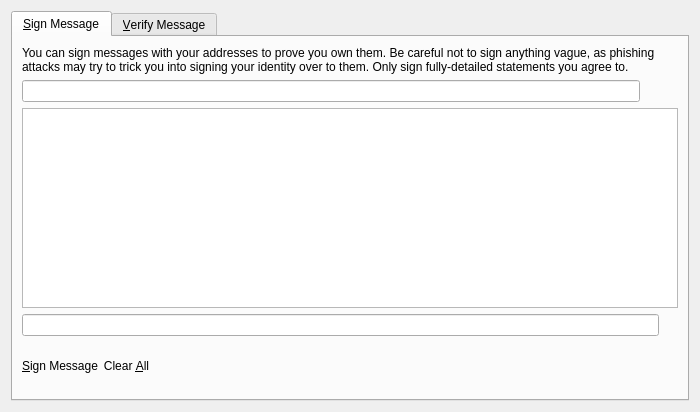
<?xml version="1.0" encoding="UTF-8"?>
<ui version="4.0">
 <class>SignVerifyMessageDialog</class>
 <widget class="QDialog" name="SignVerifyMessageDialog">
  <property name="geometry">
   <rect>
    <x>0</x>
    <y>0</y>
    <width>700</width>
    <height>412</height>
   </rect>
  </property>
  <property name="windowTitle">
   <string>Signatures - Sign / Verify a Message</string>
  </property>
  <property name="styleSheet">
   <string notr="true"/>
  </property>
  <property name="modal">
   <bool>true</bool>
  </property>
  <layout class="QVBoxLayout" name="verticalLayout">
   <item>
    <widget class="QTabWidget" name="tabWidget">
     <property name="currentIndex">
      <number>0</number>
     </property>
     <widget class="QWidget" name="tabSignMessage">
      <attribute name="title">
       <string>&amp;Sign Message</string>
      </attribute>
      <layout class="QVBoxLayout" name="verticalLayout_SM">
       <item>
        <widget class="QLabel" name="infoLabel_SM">
         <property name="text">
          <string>You can sign messages with your addresses to prove you own them. Be careful not to sign anything vague, as phishing attacks may try to trick you into signing your identity over to them. Only sign fully-detailed statements you agree to.</string>
         </property>
         <property name="textFormat">
          <enum>Qt::PlainText</enum>
         </property>
         <property name="wordWrap">
          <bool>true</bool>
         </property>
        </widget>
       </item>
       <item>
        <layout class="QHBoxLayout" name="horizontalLayout_1_SM">
         <property name="spacing">
          <number>0</number>
         </property>
         <item>
          <widget class="QValidatedLineEdit" name="addressIn_SM">
           <property name="toolTip">
            <string>&lt;html&gt;&lt;head/&gt;&lt;body&gt;&lt;p&gt;The address to sign the message with &lt;/p&gt;&lt;/body&gt;&lt;/html&gt;</string>
           </property>
           <property name="maxLength">
            <number>34</number>
           </property>
          </widget>
         </item>
         <item>
          <widget class="QToolButton" name="addressBookButton_SM">
           <property name="toolTip">
            <string>Choose an address from the address book</string>
           </property>
           <property name="styleSheet">
            <string notr="true">border: none;</string>
           </property>
           <property name="text">
            <string/>
           </property>
           <property name="icon">
            <iconset resource="../bitcoin.qrc">
             <normaloff>:/icons/address-book</normaloff>:/icons/address-book</iconset>
           </property>
           <property name="shortcut">
            <string>Alt+A</string>
           </property>
          </widget>
         </item>
         <item>
          <widget class="QToolButton" name="pasteButton_SM">
           <property name="toolTip">
            <string>Paste address from clipboard</string>
           </property>
           <property name="styleSheet">
            <string notr="true">border: none;</string>
           </property>
           <property name="text">
            <string/>
           </property>
           <property name="icon">
            <iconset resource="../bitcoin.qrc">
             <normaloff>:/icons/editpaste</normaloff>:/icons/editpaste</iconset>
           </property>
           <property name="shortcut">
            <string>Alt+P</string>
           </property>
          </widget>
         </item>
        </layout>
       </item>
       <item>
        <widget class="QPlainTextEdit" name="messageIn_SM">
         <property name="toolTip">
          <string>Enter the message you want to sign here</string>
         </property>
        </widget>
       </item>
       <item>
        <layout class="QHBoxLayout" name="horizontalLayout_2_SM">
         <property name="spacing">
          <number>0</number>
         </property>
         <item>
          <widget class="QLineEdit" name="signatureOut_SM">
           <property name="font">
            <font>
             <italic>true</italic>
            </font>
           </property>
           <property name="readOnly">
            <bool>true</bool>
           </property>
          </widget>
         </item>
         <item>
          <widget class="QToolButton" name="copySignatureButton_SM">
           <property name="toolTip">
            <string>Copy the current signature to the system clipboard</string>
           </property>
           <property name="styleSheet">
            <string notr="true">border: none;</string>
           </property>
           <property name="text">
            <string/>
           </property>
           <property name="icon">
            <iconset resource="../bitcoin.qrc">
             <normaloff>:/icons/editcopy</normaloff>:/icons/editcopy</iconset>
           </property>
          </widget>
         </item>
        </layout>
       </item>
       <item>
        <layout class="QHBoxLayout" name="horizontalLayout_3_SM">
         <item>
          <widget class="QPushButton" name="signMessageButton_SM">
           <property name="toolTip">
            <string>Sign the message to prove you own this DeepOnion address</string>
           </property>
           <property name="styleSheet">
            <string notr="true">border: none;</string>
           </property>
           <property name="text">
            <string>&amp;Sign Message</string>
           </property>
           <property name="icon">
            <iconset resource="../bitcoin.qrc">
             <normaloff>:/icons/edit</normaloff>:/icons/edit</iconset>
           </property>
           <property name="autoDefault">
            <bool>false</bool>
           </property>
          </widget>
         </item>
         <item>
          <widget class="QPushButton" name="clearButton_SM">
           <property name="toolTip">
            <string>Reset all sign message fields</string>
           </property>
           <property name="styleSheet">
            <string notr="true">border: none;</string>
           </property>
           <property name="text">
            <string>Clear &amp;All</string>
           </property>
           <property name="icon">
            <iconset resource="../bitcoin.qrc">
             <normaloff>:/icons/remove</normaloff>:/icons/remove</iconset>
           </property>
           <property name="autoDefault">
            <bool>false</bool>
           </property>
          </widget>
         </item>
         <item>
          <spacer name="horizontalSpacer_1_SM">
           <property name="orientation">
            <enum>Qt::Horizontal</enum>
           </property>
           <property name="sizeHint" stdset="0">
            <size>
             <width>40</width>
             <height>48</height>
            </size>
           </property>
          </spacer>
         </item>
         <item>
          <widget class="QLabel" name="statusLabel_SM">
           <property name="font">
            <font>
             <weight>50</weight>
             <bold>false</bold>
            </font>
           </property>
           <property name="text">
            <string/>
           </property>
           <property name="wordWrap">
            <bool>true</bool>
           </property>
          </widget>
         </item>
         <item>
          <spacer name="horizontalSpacer_2_SM">
           <property name="orientation">
            <enum>Qt::Horizontal</enum>
           </property>
           <property name="sizeHint" stdset="0">
            <size>
             <width>40</width>
             <height>48</height>
            </size>
           </property>
          </spacer>
         </item>
        </layout>
       </item>
      </layout>
     </widget>
     <widget class="QWidget" name="tabVerifyMessage">
      <attribute name="title">
       <string>&amp;Verify Message</string>
      </attribute>
      <layout class="QVBoxLayout" name="verticalLayout_VM">
       <item>
        <widget class="QLabel" name="infoLabel_VM">
         <property name="text">
          <string>Enter the signing address, message (ensure you copy line breaks, spaces, tabs, etc. exactly) and signature below to verify the message. Be careful not to read more into the signature than what is in the signed message itself, to avoid being tricked by a man-in-the-middle attack.</string>
         </property>
         <property name="textFormat">
          <enum>Qt::PlainText</enum>
         </property>
         <property name="alignment">
          <set>Qt::AlignLeading|Qt::AlignLeft|Qt::AlignTop</set>
         </property>
         <property name="wordWrap">
          <bool>true</bool>
         </property>
        </widget>
       </item>
       <item>
        <layout class="QHBoxLayout" name="horizontalLayout_1_VM">
         <property name="spacing">
          <number>0</number>
         </property>
         <item>
          <widget class="QValidatedLineEdit" name="addressIn_VM">
           <property name="toolTip">
            <string>&lt;html&gt;&lt;head/&gt;&lt;body&gt;&lt;p&gt;The address the message was signed with &lt;/p&gt;&lt;/body&gt;&lt;/html&gt;</string>
           </property>
           <property name="maxLength">
            <number>34</number>
           </property>
          </widget>
         </item>
         <item>
          <widget class="QToolButton" name="addressBookButton_VM">
           <property name="toolTip">
            <string>Choose an address from the address book</string>
           </property>
           <property name="styleSheet">
            <string notr="true">border: none;</string>
           </property>
           <property name="text">
            <string/>
           </property>
           <property name="icon">
            <iconset resource="../bitcoin.qrc">
             <normaloff>:/icons/address-book</normaloff>:/icons/address-book</iconset>
           </property>
           <property name="shortcut">
            <string>Alt+A</string>
           </property>
          </widget>
         </item>
        </layout>
       </item>
       <item>
        <widget class="QPlainTextEdit" name="messageIn_VM"/>
       </item>
       <item>
        <widget class="QValidatedLineEdit" name="signatureIn_VM"/>
       </item>
       <item>
        <layout class="QHBoxLayout" name="horizontalLayout_2_VM">
         <item>
          <widget class="QPushButton" name="verifyMessageButton_VM">
           <property name="toolTip">
            <string>Verify the message to ensure it was signed with the specified DeepOnion address</string>
           </property>
           <property name="styleSheet">
            <string notr="true">border: none;</string>
           </property>
           <property name="text">
            <string>&amp;Verify Message</string>
           </property>
           <property name="icon">
            <iconset resource="../bitcoin.qrc">
             <normaloff>:/icons/transaction_0</normaloff>:/icons/transaction_0</iconset>
           </property>
           <property name="autoDefault">
            <bool>false</bool>
           </property>
          </widget>
         </item>
         <item>
          <widget class="QPushButton" name="clearButton_VM">
           <property name="toolTip">
            <string>Reset all verify message fields</string>
           </property>
           <property name="styleSheet">
            <string notr="true">border: none;</string>
           </property>
           <property name="text">
            <string>Clear &amp;All</string>
           </property>
           <property name="icon">
            <iconset resource="../bitcoin.qrc">
             <normaloff>:/icons/remove</normaloff>:/icons/remove</iconset>
           </property>
           <property name="autoDefault">
            <bool>false</bool>
           </property>
          </widget>
         </item>
         <item>
          <spacer name="horizontalSpacer_1_VM">
           <property name="orientation">
            <enum>Qt::Horizontal</enum>
           </property>
           <property name="sizeHint" stdset="0">
            <size>
             <width>40</width>
             <height>48</height>
            </size>
           </property>
          </spacer>
         </item>
         <item>
          <widget class="QLabel" name="statusLabel_VM">
           <property name="font">
            <font>
             <weight>50</weight>
             <bold>false</bold>
            </font>
           </property>
           <property name="text">
            <string/>
           </property>
           <property name="wordWrap">
            <bool>true</bool>
           </property>
          </widget>
         </item>
         <item>
          <spacer name="horizontalSpacer_2_VM">
           <property name="orientation">
            <enum>Qt::Horizontal</enum>
           </property>
           <property name="sizeHint" stdset="0">
            <size>
             <width>40</width>
             <height>48</height>
            </size>
           </property>
          </spacer>
         </item>
        </layout>
       </item>
      </layout>
     </widget>
    </widget>
   </item>
  </layout>
 </widget>
 <customwidgets>
  <customwidget>
   <class>QValidatedLineEdit</class>
   <extends>QLineEdit</extends>
   <header>qvalidatedlineedit.h</header>
  </customwidget>
 </customwidgets>
 <resources>
  <include location="../bitcoin.qrc"/>
 </resources>
 <connections/>
</ui>
